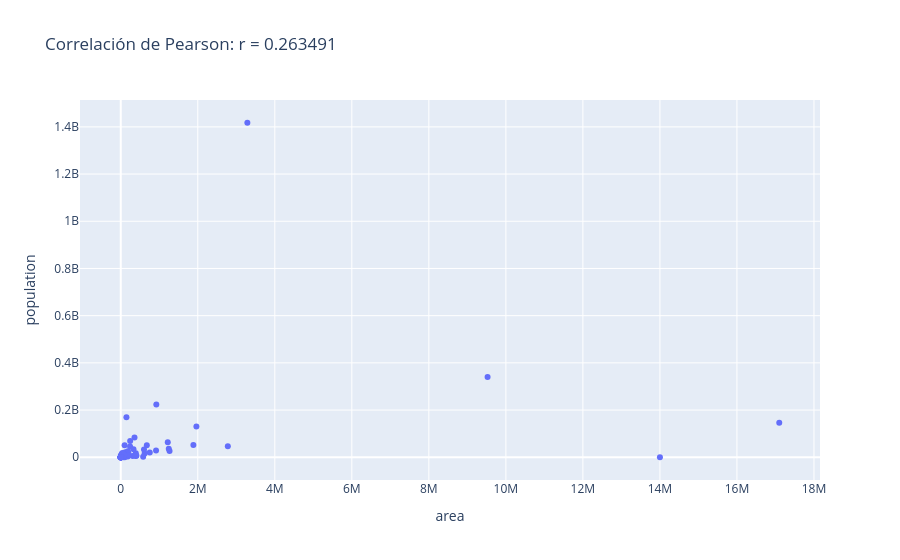

This figure's notebook cell:
### Code cell
print(f'Representación gráfica de la correlación entre la población de los distintos países estudiados en función del área: ')

import matplotlib.pyplot as plt
import plotly.express as px

fig = px.scatter(
    df_muestra_ordenada,
    x="area",
    y="population",
    hover_name="country",   # nombre principal al pasar el mouse
    hover_data={
        "region": True,
        "density": True,
        "area": True,
        "population": True
    }, 
    title= (f"Correlación de Pearson: r = {r:2f}")
  )
fig.show()

### Figure 1 — Plotly figure (JSON) as saved in the notebook; plotly's stock layout.template omitted (floating-point values rounded to 4 significant figures; data arrays with more than 128 entries replaced by an {"elided": "..."} marker saying what was removed)
{"data": [{"customdata": {"elided": "100x2 mixed values"}, "hovertemplate": "<b>%{hovertext}</b><br><br>area=%{x}<br>population=%{y}<br>region=%{customdata[0]}<br>density=%{customdata[1]}<extra></extra>", "hovertext": ["Mayotte", "Réunion", "Togo", "Niger", "South Sudan", "Equatorial Guinea", "Mauritius", "Saint Helena, Ascension and Tristan da Cunha", "Rwanda", "Sudan", "Senegal", "São Tomé and Príncipe", "Zimbabwe", "Zambia", "Uganda", "Malawi", "Liberia", "Gambia", "Botswana", "South Africa", "Seychelles", "Nigeria", "Benin", "Angola", "Haiti", "Saint Vincent and the Grenadines", "Paraguay", "Falkland Islands", "Barbados", "United States Virgin Islands", "Grenada", "Uruguay", "Montserrat", "Bermuda", "Mexico", "Saint Kitts and Nevis", "Dominica", "Argentina", "Guatemala", "Martinique", "Venezuela", "United States", "Saint Martin", "Bouvet Island", "Antarctica", "Heard Island and McDonald Islands", "Oman", "Syria", "Cambodia", "United Arab Emirates", "Israel", "Bangladesh", "Tajikistan", "Malaysia", "Macau", "South Korea", "Singapore", "Brunei", "India", "Armenia", "Myanmar", "Palestine", "United Kingdom", "Vatican City", "Cyprus", "Malta", "Gibraltar", "North Macedonia", "Netherlands", "Faroe Islands", "Montenegro", "Ukraine", "Luxembourg", "Bosnia and Herzegovina", "Svalbard and Jan Mayen", "Iceland", "Belarus", "Hungary", "Serbia", "Jersey", "Ireland", "Kosovo", "Germany", "Switzerland", "Monaco", "Estonia", "Russia", "Norway", "Liechtenstein", "Austria", "Norfolk Island", "French Polynesia", "Nauru", "Guam", "Micronesia", "Samoa", "New Caledonia", "Cook Islands", "Kiribati", "Palau"], "legendgroup": "", "marker": {"color": "#636efa", "symbol": "circle"}, "mode": "markers", "name": "", "orientation": "v", "showlegend": false, "type": "scatter", "x": [374.0, 2511.0, 56780.0, 1267000.0, 619700.0, 28050.0, 2040.0, 394.0, 26340.0, 1886000.0, 196700.0, 964.0, 390800.0, 752600.0, 241600.0, 118500.0, 111400.0, 10690.0, 582000.0, 1221000.0, 452.0, 923800.0, 112600.0, 1247000.0, 27750.0, 389.0, 406800.0, 12170.0, 430.0, 347.0, 344.0, 181000.0, 102.0, 54.0, 1964000.0, 261.0, 751.0, 2780000.0, 108900.0, 1128.0, 916400.0, 9525000.0, 53.0, 49.0, 14000000.0, 412.0, 309500.0, 185200.0, 181000.0, 83600.0, 21940.0, 147600.0, 143100.0, 330800.0, 30.0, 100200.0, 710.0, 5765.0, 3287000.0, 29740.0, 676600.0, 6220.0, 244400.0, 0.49, 9251.0, 316.0, 6.0, 25710.0, 41860.0, 1393.0, 13810.0, 603600.0, 2586.0, 51210.0, 61400.0, 103000.0, 207600.0, 93030.0, 77590.0, 116.0, 70270.0, 10910.0, 357100.0, 41280.0, 2.02, 45230.0, 17100000.0, 386200.0, 160.0, 83870.0, 36.0, 4167.0, 21.0, 549.0, 702.0, 2842.0, 18580.0, 236.0, 811.0, 459.0], "xaxis": "x", "y": [320901, 896175, 8095498, 26312034, 15786898, 1668768, 1243741, 5651, 14104969, 51662000, 18593258, 209607, 17073087, 19693423, 45905417, 20734262, 5248621, 2422712, 2359609, 63100945, 122729, 223800000, 13224860, 36170961, 11867032, 110872, 6109644, 3662, 267800, 87146, 109021, 3499451, 4386, 64055, 130575786, 51320, 67408, 46735004, 18079810, 349925, 28517000, 340110988, 31496, 0, 1300, 0, 5343630, 25620000, 17577760, 11294243, 10134800, 169828911, 10499000, 34231700, 685900, 51159889, 6110200, 455500, 1417492000, 3076200, 51316756, 5483450, 69281437, 882, 1442614, 574250, 38000, 1822612, 18100436, 54885, 623327, 32862000, 681973, 3422000, 2530, 391810, 9109280, 9539502, 6567783, 103267, 5458600, 1585566, 83491249, 9082848, 38423, 1369995, 146028325, 5606944, 40900, 9200931, 2188, 279500, 11680, 153836, 105564, 205557, 264596, 15040, 120740, 16733], "yaxis": "y"}], "layout": {"legend": {"tracegroupgap": 0}, "title": {"text": "Correlación de Pearson: r = 0.263491"}, "xaxis": {"anchor": "y", "domain": [0, 1], "title": {"text": "area"}}, "yaxis": {"anchor": "x", "domain": [0, 1], "title": {"text": "population"}}}}
